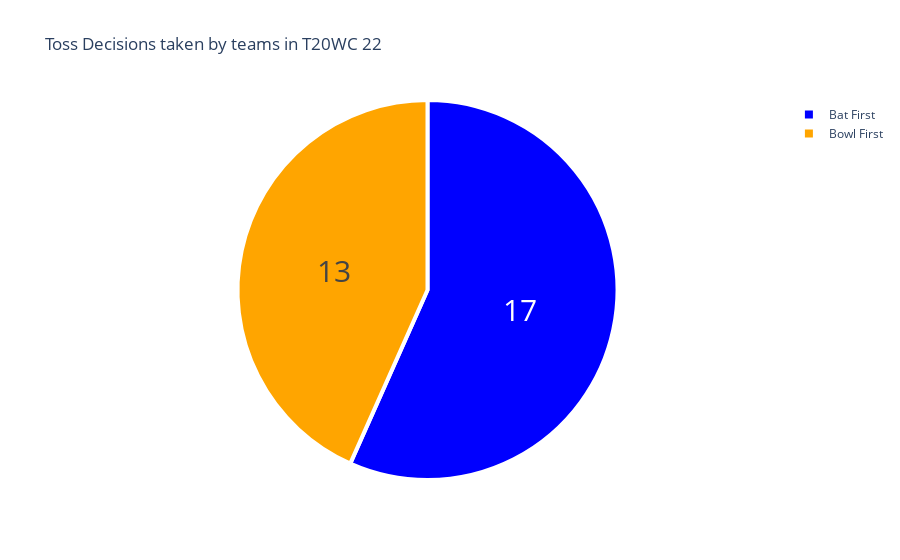

Notebook code cell kept with this figure:
### Code cell
#code for plotting pie chart for analysing the decisions taken by teams in toss
toss=data['toss decision'].value_counts()
label=(['Bat First','Bowl First'])
counts=toss.values
colors=['blue','orange']
#plotting
fig = go.Figure(data=[go.Pie(labels=label, values=counts)])
fig.update_layout(title_text='Toss Decisions taken by teams in T20WC 22')
fig.update_traces(hoverinfo='label+percent', textinfo='value', textfont_size=30,
                  marker=dict(colors=colors, line=dict(color='white', width=4)))
fig.show()

### Figure 1 — Plotly figure (JSON) as saved in the notebook; plotly's stock layout.template omitted (floating-point values rounded to 4 significant figures)
{"data": [{"hoverinfo": "label+percent", "labels": ["Bat First", "Bowl First"], "marker": {"colors": ["blue", "orange"], "line": {"color": "white", "width": 4}}, "textfont": {"size": 30}, "textinfo": "value", "type": "pie", "values": [17, 13]}], "layout": {"title": {"text": "Toss Decisions taken by teams in T20WC 22"}}}
